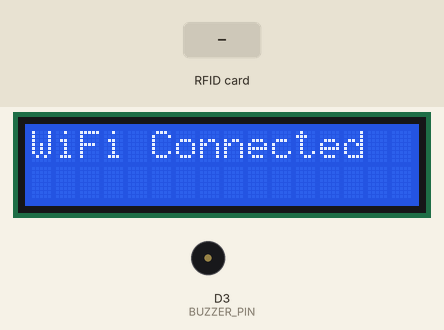
A sketch run on a simulated ESP8266 (NodeMCU). On the bench: 16×2 character LCD, buzzer (waves = sounding, pin HIGH). The inputs (shaded band) are chosen by the test bench. WiFi joins after 1.5 s; servers stay silent unless stated; uploads are accepted with an empty reply; what the sketch prints to the serial monitor is not drawn.

Above: at 1.7 s.
At 3.8 s:
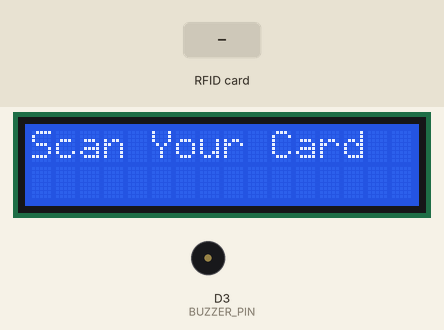
3.9 s: RFID card 5E 7A 19 C4 held to the reader
At 4.02 s:
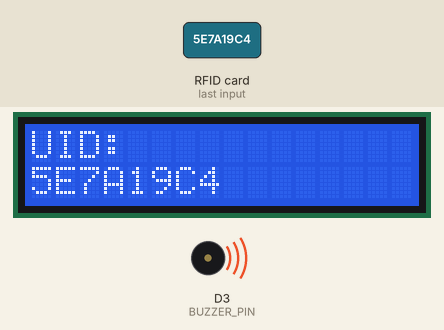
At 4.5 s:
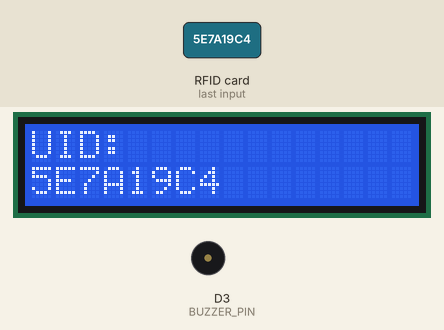
Timing chart, 0 to 6.9 s (numbered marks = the images above; inputs shaded):
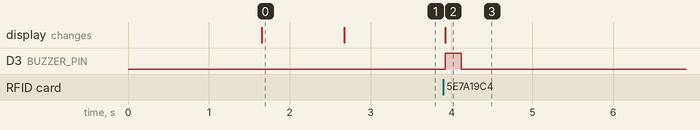

The sketch:

NewLSFRFID.ino
```cpp
#include <ESP8266WiFi.h>
#include <ESP8266HTTPClient.h>
#include <SPI.h>
#include <MFRC522.h>
#include <Wire.h>
#include <LiquidCrystal_PCF8574.h>

#define SS_PIN D8
#define RST_PIN D4
#define BUZZER_PIN D3

MFRC522 mfrc522(SS_PIN, RST_PIN);
LiquidCrystal_PCF8574 lcd(0x27);

const char* ssid = "LSF";
const char* password = "lintech889";
const char* serverUrl = "http://192.168.10.239/gudang_lsf-main/manajemen_gudang/getUID.php";

byte readcard[4];
char str[32];
String StrUID;

void setup() {
  Serial.begin(115200);
  SPI.begin();
  mfrc522.PCD_Init();

  Wire.begin(D2, D1);
  lcd.begin(16, 2);
  lcd.setBacklight(HIGH);
  lcd.setCursor(0, 0);
  lcd.print("Scanning...");

  pinMode(BUZZER_PIN, OUTPUT);
  digitalWrite(BUZZER_PIN, LOW);

  WiFi.begin(ssid, password);
  Serial.print("Connecting");
  lcd.setCursor(0, 1);
  lcd.print("Connecting...");

  int timeout = 20;
  while (WiFi.status() != WL_CONNECTED && timeout > 0) {
    Serial.print(".");
    delay(500);
    timeout--;
  }

  if (WiFi.status() == WL_CONNECTED) {
    Serial.println("\nConnected to WiFi!");
    Serial.print("IP Address: ");
    Serial.println(WiFi.localIP());
    lcd.clear();
    lcd.setCursor(0, 0);
    lcd.print("WiFi Connected");
    delay(1000);
  } else {
    Serial.println("\nFailed to connect WiFi.");
    lcd.clear();
    lcd.setCursor(0, 0);
    lcd.print("WiFi Failed!");
  }

  lcd.clear();
  lcd.print("Scan Your Card");
}

void loop() {
  if (getid()) {
    lcd.clear();
    lcd.setCursor(0, 0);
    lcd.print("UID: ");
    lcd.setCursor(0, 1);
    lcd.print(StrUID);

    Serial.println("Buzzer ON");
    digitalWrite(BUZZER_PIN, HIGH);
    delay(200);
    digitalWrite(BUZZER_PIN, LOW);
    Serial.println("Buzzer OFF");

    sendData();
    delay(2000);
  }
}

int getid() {
  if (!mfrc522.PICC_IsNewCardPresent()) return 0;
  if (!mfrc522.PICC_ReadCardSerial()) return 0;

  Serial.print("Kartu Terbaca: ");
  for (int i = 0; i < 4; i++) {
    readcard[i] = mfrc522.uid.uidByte[i];
  }
  array_to_string(readcard, 4, str);
  StrUID = str;
  Serial.println(StrUID);

  mfrc522.PICC_HaltA();
  return 1;
}

void sendData() {
  if (WiFi.status() == WL_CONNECTED) {
    WiFiClient client;
    HTTPClient http;

    String postData = "UIDresult=" + StrUID;
    http.begin(client, serverUrl);
    http.addHeader("Content-Type", "application/x-www-form-urlencoded");

    int httpCode = http.POST(postData);
    String payload = http.getString();

    Serial.println("Server Response: " + String(httpCode));
    Serial.println("Payload: " + payload);

    http.end();
  } else {
    Serial.println("WiFi Disconnected!");
    lcd.clear();
    lcd.setCursor(0, 0);
    lcd.print("WiFi Lost!");
  }
}

void array_to_string(byte array[], unsigned int len, char buffer[]) {
  for (unsigned int i = 0; i < len; i++) {
    byte nib1 = (array[i] >> 4) & 0x0F;
    byte nib2 = (array[i] >> 0) & 0x0F;
    buffer[i * 2] = nib1 < 0xA ? '0' + nib1 : 'A' + nib1 - 0xA;
    buffer[i * 2 + 1] = nib2 < 0xA ? '0' + nib2 : 'A' + nib2 - 0xA;
  }
  buffer[len * 2] = '\0';
}
```

Measured:
- after the input at 3.9 s, D3 (BUZZER_PIN): LOW → HIGH at once, → LOW 0.20 s later; the display: changes at once (image 2)
- what the display in image 0 shows lasts 1.0 s, from 1.7 s to 2.7 s
